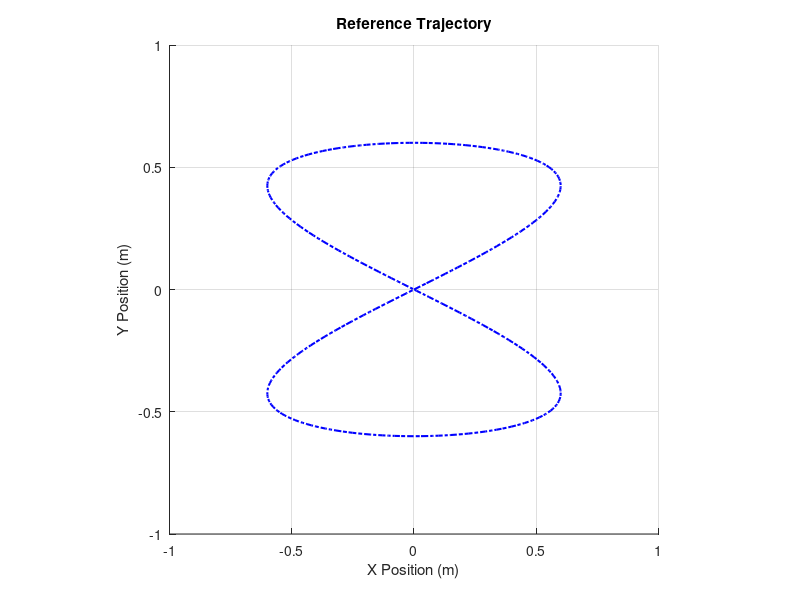

MATLAB code for this plot: (Note: this script raises an error after producing the figure.)
clear; clc; close all;

%% Robot & Sim. Data
R = 0.021;      % m
D = 0.1047;     % m
omegaBar = 10;  % rad/s

Ts = 0.15;      % s
b = 0.15;       % Look-ahead distance of point B 
kf = 44;        % sim. Time

% Time Vector 
t = 0:Ts:kf;    % Array of discrete time steps
N = length(t);

% Pre-allocate variables 
d_norms = zeros(1, N);

xr = zeros(1,N);
yr = zeros(1,N);
theta_r = zeros(1,N);

vr = zeros(1,N);
wr = zeros(1,N);

ur = zeros(2,N);

%% Compute reference trajectory

for k = 1:N
    tk = t(k);
    
    % Reference Trajectory 
    xr(k) = 0.6*sin(tk/3.5); 
    yr(k) = 0.6*sin(tk/7);
    
    % 1st derivatives 
    x_dot = (0.6 / 3.5) * cos(tk / 3.5);
    y_dot = (0.6 / 7.0) * cos(tk / 7.0);
    
    % 2nd derivatives 
    x_ddot = -(0.6 / 3.5^2) * sin(tk / 3.5);
    y_ddot = -(0.6 / 7.0^2) * sin(tk / 7.0);
    
    % Unicycle Reference Velocities (Eq 11) 
    vr(k) = sqrt(x_dot^2 + y_dot^2);
    
    % Prevent division by zero 
    if (x_dot^2 + y_dot^2) == 0
        wr(k) = 0;
    else
        wr(k) = (y_ddot * x_dot - x_ddot * y_dot) / (x_dot^2 + y_dot^2);
    end
    
    theta_r(k) = atan2(y_dot, x_dot);
    
    % Virtual Reference Input ur(k) (Eq 17) 
    T_FL_inv = [cos(theta_r(k)), -b * sin(theta_r(k)); 
                sin(theta_r(k)),  b * cos(theta_r(k))];
            
    ur(:,k) = T_FL_inv * [vr(k); wr(k)];
    
    % Disturbance d(k) (Eq 16) 
    B = eye(2) * Ts;
    d = -B * ur(:,k);
    
    % Euclidean norm (length) of the disturbance vector
    d_norms(k) = norm(d);
end

% maximum disturbance radius for Set D
radii.rD = max(d_norms);
fprintf('radius of the disturbance set D (rd): %.4f\n', radii.rD);

% Plots
figure;
hold on;
title('Reference Trajectory')
plot(xr, yr, 'b-.', 'LineWidth', 1.5); 
xlabel('X Position (m)');
ylabel('Y Position (m)');
grid on;
xlim([-1 1]);
ylim([-1 1]);
axis square
hold off;

%% Offline Phase

% Calculate radii
radii.rU = (2 * omegaBar * R * b) / (sqrt(4 * b^2 + D^2));
fprintf('radius of set circ. approx. U [see (20)]: %.4f\n', radii.rU);

radii.rBU = radii.rU * Ts;
fprintf('radius of BU [see (20)]: %.4f\n', radii.rBU);

if radii.rD < radii.rBU
    disp('Assumption 1 has been validated!')
else
    disp(['Assumption 1 cannot be validated: controller may not have sufficient' ...
        'authority to overcome disturbance'])
end

% Initial.
q0 = [0.6; 0; pi];
z0 = q0(1:2) + [b * cos(q0(3)); b * sin(q0(3))];
zr0 = [xr(1) + b * cos(theta_r(1)); yr(1) + b * sin(theta_r(1))];
zTilde0 = z0 - zr0;

% Compute ROSC sets Ti
radii.T = zeros(1,500);
radii.T(1) = radii.rD;
i = 2;

while ~isCovered(zTilde0, radii.T(i-1))
    radii.T(i) = radii.T(i-1) - radii.rD + Ts * radii.rU;
    i = i + 1;
end

function boolean = isCovered(zTilde0, r)
    dist = norm(zTilde0,2);
    boolean = dist <= r;
end

radii.T = radii.T(1:i-1);
Nradii = length(radii.T);

% Plots
figure;
hold on;
title('ROSC sets $\mathcal{T}_i, i=1,\dots,N$', 'Interpreter','latex')
grid on;
theta_k = linspace(0,2*pi,360);
for i = 1:Nradii
    r = radii.T(i);
    x = r*cos(theta_k);
    y = r*sin(theta_k);
    if i == 1
        hRed = plot(x,y,'-','Color','r');
    else
        plot(x,y,'-','Color','b');
    end
    axis equal;
end
hDot = plot(zTilde0(1),zTilde0(2),'LineStyle','none','Marker','hexagram','MarkerSize',8,'Color','black','MarkerFaceColor','black');
legend( [hRed,hDot],{'Set $\mathcal{D}$','$\tilde{z}(0)$'},'Interpreter','latex');
hold off

%% Online
X = zeros(3,N);
X(:,1) = q0;

Z = zeros(2,N);
Zr = zeros(2,N);
ZTilde = zeros(2,N);

Hd = [-1/omegaBar   0        1/omegaBar      0;
      0         -1/omegaBar      0         1/omegaBar]';
T = [R/2 R/2; R/D -R/D];

for k = 1:N
    % Compute zTilde, store
    theta_k = X(3,k);
    z_k = X(1:2,k) + [b * cos(theta_k); b * sin(theta_k)];
    zr_k = [xr(k) + b * cos(theta_r(k)); yr(k) + b * sin(theta_r(k))];
    zTilde_k = z_k - zr_k;
    
    Z(:,k) = z_k;
    Zr(:,k) = zr_k;
    ZTilde(:,k) = zTilde_k;

    % Compute U(theta)
    T_FL_theta_k = [cos(theta_k) sin(theta_k); -sin(theta_k)/b cos(theta_k)/b];
    H_theta_k = Hd * inv(T) * T_FL_theta_k;

    % Compute ur_k
    
    % Find i_min
    i_min = 0;
    for i = 1:Nradii
        if isCovered(zTilde_k, radii.T(i))
            i_min = i;
        end
    end

    % Solve optimization
    if i == 1
        
    else

    end


end
